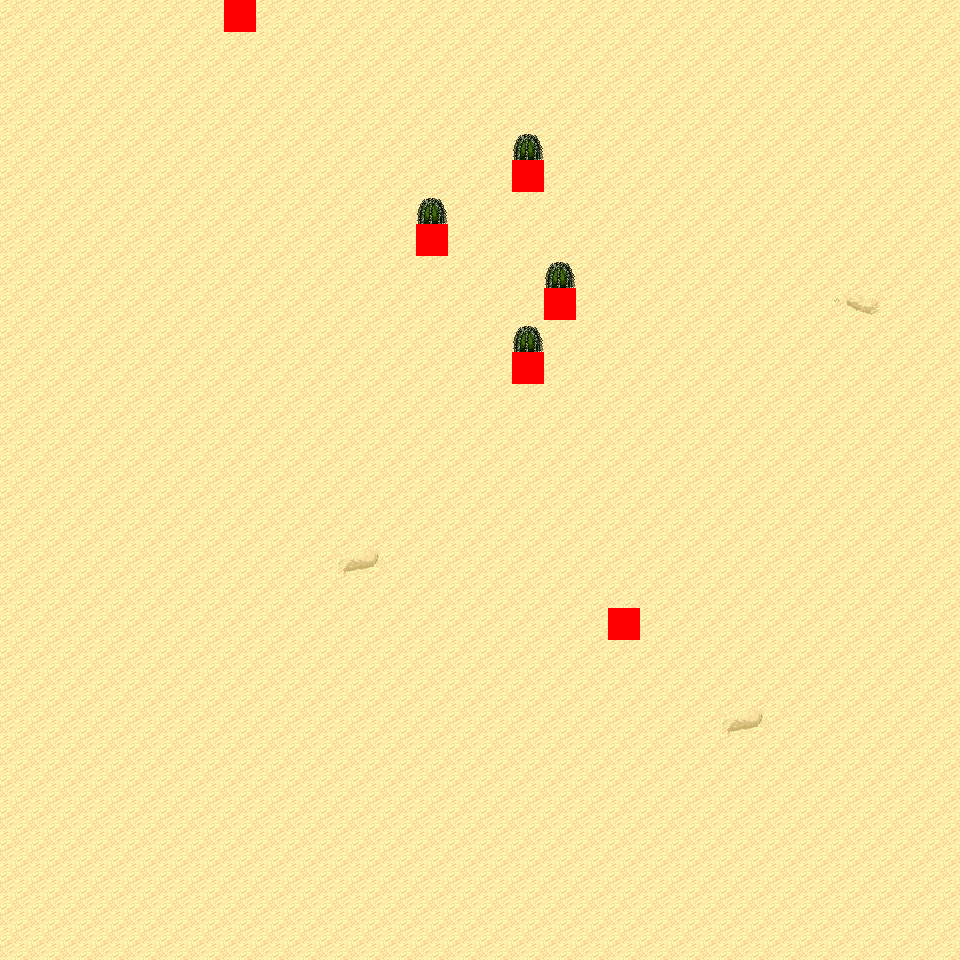

A 2D game scene composited from a Tiled map and its tileset images. What follows is a short description and the map's XML, with each tile layer's data collapsed to a summary:
An orthogonal 30x30 tile map with 32x32 px tiles, 6 tile layers (Ground, Object, Object2, Above, ...), 12 tilesets and 4 objects (4x mapExit).

<map version="1.0" orientation="orthogonal" renderorder="right-down" width="30" height="30" tilewidth="32" tileheight="32" nextobjectid="5">
  <tileset firstgid="1" name="tileset_logic_collision" tilewidth="32" tileheight="32" tilecount="1" columns="1">
    <image source="../drawable/tileset_logic_collision.png" width="32" height="32" />
  </tileset>
  <tileset firstgid="2" name="tileset_ground_ground" tilewidth="32" tileheight="32" tilecount="33" columns="3">
    <image source="../drawable/tileset_ground_ground.png" width="96" height="352" />
  </tileset>
  <tileset firstgid="35" name="tileset_ground_ridge_earth_pale" tilewidth="32" tileheight="32" tilecount="96" columns="12">
    <image source="../drawable/tileset_ground_ridge_earth_pale.png" width="384" height="256" />
  </tileset>
  <tileset firstgid="131" name="tileset_ground_ridge_earth_dark" tilewidth="32" tileheight="32" tilecount="96" columns="12">
    <image source="../drawable/tileset_ground_ridge_earth_dark.png" width="384" height="256" />
  </tileset>
  <tileset firstgid="227" name="tileset_terrain_desert" tilewidth="32" tileheight="32" tilecount="88" columns="8">
    <image source="../drawable/tileset_terrain_desert.png" width="256" height="352" />
  </tileset>
  <tileset firstgid="315" name="tileset_ground_sand_2" tilewidth="32" tileheight="32" tilecount="15" columns="5">
    <image source="../drawable/tileset_ground_sand_2.png" width="160" height="96" />
  </tileset>
  <tileset firstgid="330" name="tileset_plant_tree_evergreen" tilewidth="32" tileheight="32" tilecount="36" columns="3">
    <image source="../drawable/tileset_plant_tree_evergreen.png" width="96" height="384" />
  </tileset>
  <tileset firstgid="366" name="tileset_plant_cactus_2" tilewidth="32" tileheight="32" tilecount="10" columns="5">
    <image source="../drawable/tileset_plant_cactus_2.png" width="160" height="64" />
  </tileset>
  <tileset firstgid="376" name="tileset_plant_cactus" tilewidth="32" tileheight="32" tilecount="2" columns="1">
    <image source="../drawable/tileset_plant_cactus.png" width="32" height="64" />
  </tileset>
  <tileset firstgid="378" name="tileset_plant_bush_various_small" tilewidth="32" tileheight="32" tilecount="9" columns="3">
    <image source="../drawable/tileset_plant_bush_various_small.png" width="96" height="96" />
  </tileset>
  <tileset firstgid="387" name="tileset_plant_tree_tree_green" tilewidth="32" tileheight="32" tilecount="80" columns="8">
    <image source="../drawable/tileset_plant_tree_tree_green.png" width="256" height="352" />
  </tileset>
  <tileset firstgid="467" name="tileset_building_fence_fence_chunky" tilewidth="32" tileheight="32" tilecount="21" columns="3">
    <image source="../drawable/tileset_building_fence_fence_chunky.png" width="96" height="224" />
  </tileset>
  <layer name="Ground" width="30" height="30">
    <data>[900 cells, 900 non-empty, 6 distinct tile ids]</data>
  </layer>
  <layer name="Object" width="30" height="30">
    <data>[900 cells, 4 non-empty, 1 distinct tile ids]</data>
  </layer>
  <layer name="Object2" width="30" height="30">
    <data>[900 cells, 0 non-empty, 0 distinct tile ids]</data>
  </layer>
  <layer name="Above" width="30" height="30">
    <data>[900 cells, 4 non-empty, 1 distinct tile ids]</data>
  </layer>
  <layer name="Above2" width="30" height="30">
    <data>[900 cells, 0 non-empty, 0 distinct tile ids]</data>
  </layer>
  <layer name="Walkable" width="30" height="30">
    <data>[900 cells, 6 non-empty, 1 distinct tile ids]</data>
  </layer>
  <objectgroup name="MapEvents">
    <object id="1" name="north" type="mapExit" x="0" y="0" width="224" height="32">
      <properties>
        <property name="map" value="level_0_x51_y110" />
        <property name="x" value="0" />
        <property name="y" value="28" />
      </properties>
    </object>
    <object id="2" name="north2" type="mapExit" x="256" y="0" width="704" height="32">
      <properties>
        <property name="map" value="level_0_x51_y110" />
        <property name="x" value="8" />
        <property name="y" value="28" />
      </properties>
    </object>
    <object id="3" name="south" type="mapExit" x="0" y="928" width="960" height="32">
      <properties>
        <property name="map" value="level_0_x51_y112" />
        <property name="x" value="0" />
        <property name="y" value="1" />
      </properties>
    </object>
    <object id="4" name="east" type="mapExit" x="928" y="0" width="32" height="960">
      <properties>
        <property name="map" value="level_0_x52_y111" />
        <property name="x" value="1" />
        <property name="y" value="0" />
      </properties>
    </object>
  </objectgroup>
</map>
